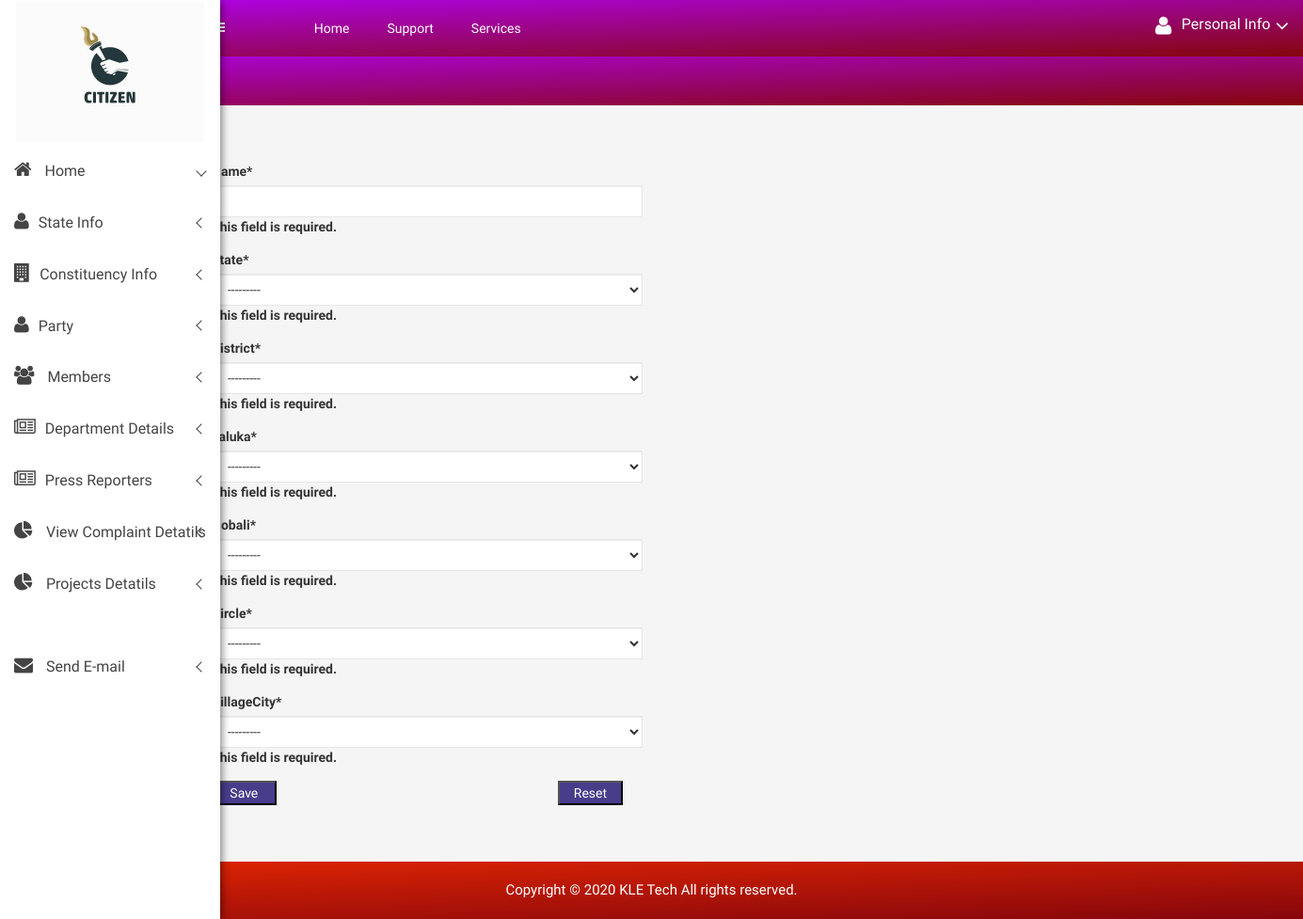
/citizen/policestationcreate/, run on an earlier commit of the app's database.
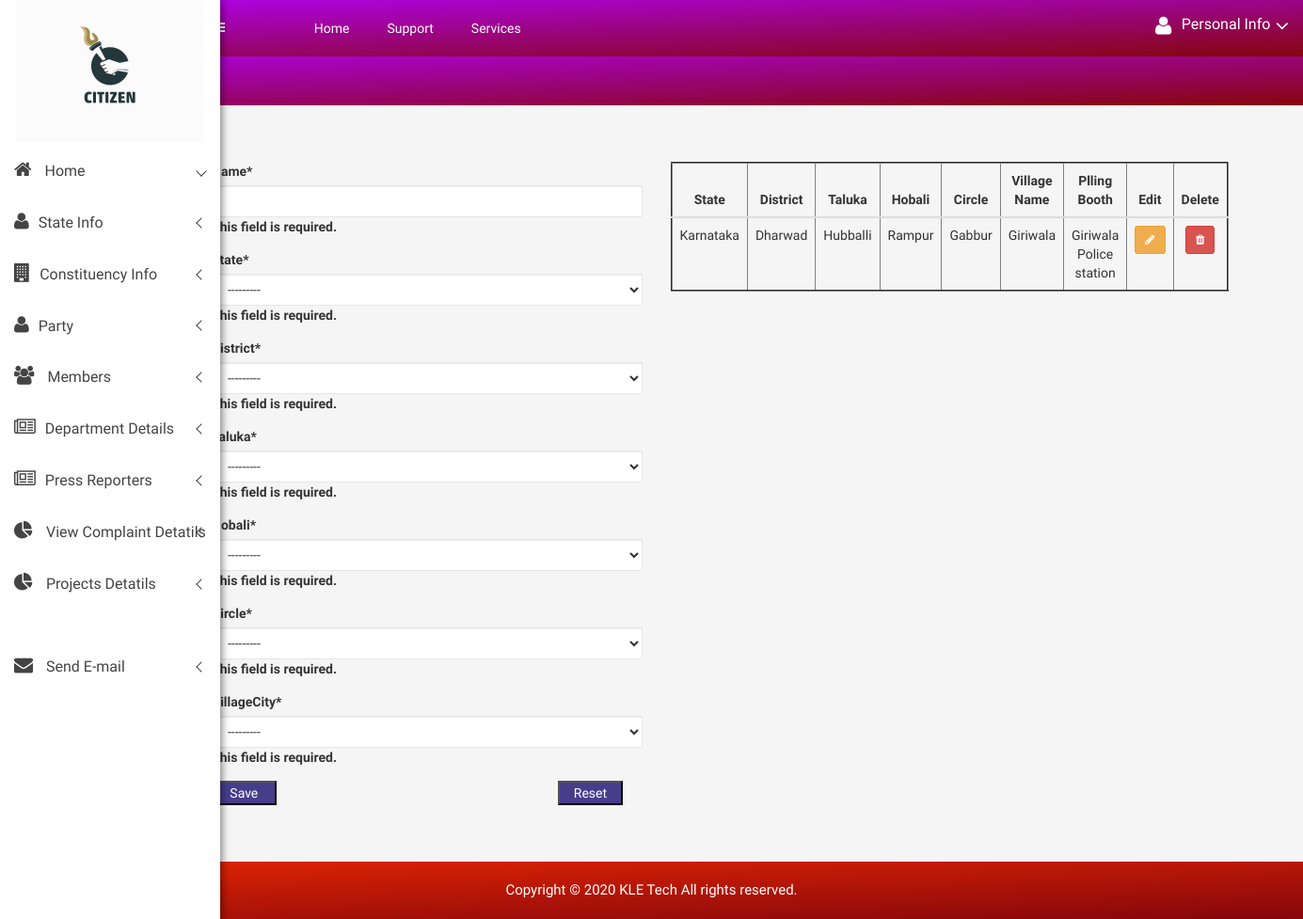
And on a later commit of the database.
### citizen/models.py (models this page shows, shortened)
class State(models.Model):
    Code = models.CharField(max_length=200)
    State = models.CharField(max_length=200, )
    def __str__(self):
        return self.State

class PoliceStation(models.Model):
    Name = models.CharField(max_length=200)
    State = models.ForeignKey('State', on_delete=models.CASCADE)
    District = models.ForeignKey('District', on_delete=models.CASCADE)
    Taluka = models.ForeignKey('Taluka', on_delete=models.CASCADE)
    Hobali = models.ForeignKey('Hobali', on_delete=models.CASCADE)
    VillageCity = models.ForeignKey('VillageCity', on_delete=models.CASCADE)
    Circle = models.ForeignKey(Circle, on_delete=models.CASCADE)

class District(models.Model):
    Code = models.CharField(max_length=200)
    Name = models.CharField(max_length=200)
    State = models.ForeignKey('State', on_delete=models.CASCADE)
    def __str__(self):
        return self.Name

class Taluka(models.Model):
    State = models.ForeignKey('State', on_delete=models.SET_NULL, null=True)
    District = models.ForeignKey('District', on_delete=models.SET_NULL, null=True)
    Code = models.CharField(max_length=200)
    Name = models.CharField(max_length=200)
    def __str__(self):
        return self.Name

class Hobali(models.Model):
    Name = models.CharField(max_length=200)
    State = models.ForeignKey('State', on_delete=models.CASCADE)
    District = models.ForeignKey('District', on_delete=models.CASCADE)
    Taluka = models.ForeignKey('Taluka', on_delete=models.CASCADE)
    def __str__(self):
        return self.Name

class Circle(models.Model):
    State = models.ForeignKey('State', on_delete=models.CASCADE)
    District = models.ForeignKey('District', on_delete=models.CASCADE)
    Taluka = models.ForeignKey('Taluka', on_delete=models.CASCADE)
    Hobali = models.ForeignKey('Hobali', on_delete=models.CASCADE)
    Name = models.CharField(max_length=200)
    def __str__(self):
        return self.Name

class VillageCity(models.Model):
    Name = models.CharField(max_length=200)
    Pincode = models.IntegerField()
    State = models.ForeignKey('State', on_delete=models.CASCADE)
    District = models.ForeignKey('District', on_delete=models.CASCADE)
    Taluka = models.ForeignKey('Taluka', on_delete=models.CASCADE)
    Hobali = models.ForeignKey('Hobali', on_delete=models.CASCADE)
    Circle = models.ForeignKey('Circle', on_delete=models.CASCADE)

### citizen/views.py (the view)
# urls.py: path('policestationcreate/', views.policestationcreate, name='policestationcreate'),
def policestationcreate(request):
    form = PoliceStationForms(request.POST)
    if form.is_valid():
        form.save()
        return redirect('citizen:policestationcreate')
    return render(request, 'citizen/PoliceStation_form.html',
                  {'form': form, 'policestation': PoliceStation.objects.all().order_by('Name')})

### citizen/templates/citizen/PoliceStation_form.html (shortened to what this page needs)
{% extends 'citizen/base.html' %}
    {% load static %}
{% block body %}
 {% include "citizen/sidebar.html" %}
 <div class="all-content-wrapper">
        <div class="container-fluid">
            <div class="row">
                <div class="col-lg-12 col-md-12 col-sm-12 col-xs-12">
                    <div class="logo-pro">
                        <a href="index.html"><img class="main-logo" src="img/logo/logo.png" alt="" /></a>
                    </div>
                </div>
            </div>
        </div>
        <div class="header-advance-area">
            <div class="header-top-area">
                <div class="container-fluid">
                    <div class="row">
                        <div class="col-lg-12 col-md-12 col-sm-12 col-xs-12">
                            <div class="header-top-wraper">
                                <div class="row">
                                    <div class="col-lg-1 col-md-0 col-sm-1 col-xs-12">
                                        <div class="menu-switcher-pro">
                                            <button type="button" id="sidebarCollapse" class="btn bar-button-pro header-drl-controller-btn btn-info navbar-btn">
												</button>
                                        </div>
                                    </div>
                        <div class="col-lg-6 col-md-7 col-sm-6 col-xs-12">
                                        <div class="header-top-menu tabl-d-n">
                                            <ul class="nav navbar-nav mai-top-nav">
                                                <li class="nav-item"><a href="{% url 'citizen:admin_index' %}" class="nav-link">Home</a>
                                                </li>
                                                <li class="nav-item"><a href="{% url 'citizen:admin_index' %}" class="nav-link">Support</a>
                                                </li>
                                                <li class="nav-item"><a href="#" class="nav-link">Services</a>
                                                </li>
                                            </ul>
                                        </div>
                                    </div>
                                    <div class="col-lg-5 col-md-5 col-sm-12 col-xs-12">
                                        <div class="header-right-info">
                                            <ul class="nav navbar-nav mai-top-nav header-right-menu">
                                                <li class="nav-item">
                                                <li class="nav-item">
                                                    <a href="#" data-toggle="dropdown" role="button" aria-expanded="false" class="nav-link dropdown-toggle">
															<i class="fa fa-user adminpro-user-rounded header-riht-inf" aria-hidden="true"></i>
															<span class="admin-name">Personal Info</span>
															<i class="fa fa-angle-down adminpro-icon adminpro-down-arrow"></i>
														</a>
                                        </div>
                                    </div>
                                </div>
                            </div>
                        </div>
                    </div>
                </div>
            </div>
            <div class="breadcome-area">
                <div class="container-fluid">
                    <div class="row">
                        <div class="col-lg-12 col-md-12 col-sm-12 col-xs-12">
                            <div class="breadcome-list single-page-breadcome">
                                <div class="row">
                                    <div class="col-lg-6 col-md-6 col-sm-6 col-xs-6">
                                    </div>
                                </div>
                            </div>
                        </div>
                    </div>
                </div>
            </div>
        </div>
<br>
<br>
<br>
<div class="container">
    {% load crispy_forms_tags %}
    <div class = "row">
        <div class="col-lg-5">
            <form method="post" id="PoliceStationForms" data-District-url="{% url 'citizen:ajax_load_Village' %}"  novalidate>
    <table>
     {{form|crispy}}
    </table>
    <button class="button" type="submit"  style="width:15%;background:darkslateblue;color:white;">Save</button>&emsp;&emsp;&emsp;&emsp;&emsp;&emsp;&emsp;&emsp; &emsp;&emsp;&emsp;&emsp; &emsp;&emsp;&emsp;&emsp; &emsp;&emsp;&emsp;&emsp;
                 <button class="button1" type="reset" value="Reset" style="width:15%;background:darkslateblue;color:white;">Reset</button>
  </form>
        </div>
        <div class = "col-lg-6">
            {% if policestation %}
 <table class="table"  style="width:100%;" border="2" id="table" data-toggle="table" data-pagination="true" data-search="true" data-show-columns="true"
                    data-show-pagination-switch="true" data-show-refresh="true" data-key-events="true"
                    data-show-toggle="true" data-resizable="true" data-cookie="true"
                                            data-cookie-id-table="saveId" data-show-export="true"
                    data-click-to-select="true" data-toolbar="#toolbar" >
     <thead>
         <th><center>State</center></th>
         <th><center>District</center></th>
         <th><center>Taluka</center></th>
         <th><center>Hobali</center></th>
         <th><center>Circle</center></th>
         <th><center>Village Name</center></th>
         <th><center>Plling Booth</center></th>
         <th><center>Edit</center></th>
         <th><center>Delete</center></th>
     </thead>
     <tbody id="myTable">
     {% for i in  policestation %}
     <tr>
          <td><center>{{i.State.State}}</center></td>
         <td><center>{{i.District.Name}}</center></td>
         <td><center>{{i.Taluka.Name}}</center></td>
         <td><center>{{i.Hobali.Name}}</center></td>
          <td><center>{{i.Circle.Name}}</center></td>
         <td><center>{{i.VillageCity.Name}}</center></td>
          <td><center>{{i.Name}}</center></td>
         <td><center>
             <a class="btn btn-sm btn-warning"  href="#">
                 <i class="fa fa-pencil" ></i>
             </a></center>
         </td>
         <td><center>
              <a class="btn btn-sm btn-danger" href="/delete_policestation/{{i.id}}">
                 <i class="fa fa-trash"></i>
             </a></center>
         </td>
     </tr>
     {% endfor %}
     </tbody>
 </table>
            {% endif %}
        </div>
    </div>
</div>
</div>
<br>
<br>
<br>
     <div class="footer-copyright-area">
            <div class="container-fluid">
                <div class="row">
                    <div class="col-lg-12">
                        <div class="footer-copy-right">
                            <p>Copyright © 2020 <a href="https://www.kletech.ac.in">KLE Tech</a> All rights reserved.</p>
                        </div>
                    </div>
                </div>
            </div>
        </div>
{% endblock %}

### citizen/templates/citizen/base.html (shortened to what this page needs)
<!doctype html>
<html class="no-js" lang="en">
{% load static %}
<head>
    {% block head %}
    <link rel="stylesheet" href="{% static '/css/bootstrap.min.css' %}">
    <link rel="stylesheet" href="{% static '/css/font-awesome.min.css' %}">
    <link rel="stylesheet" href="{% static '/css/owl.carousel.css' %}">
    <link rel="stylesheet" href="{% static '/css/owl.theme.css' %}">
    <link rel="stylesheet" href="{% static '/css/owl.transitions.css' %}">
    <link rel="stylesheet" href="{% static '/css/animate.css' %}">
    <link rel="stylesheet" href="{% static '/css/normalize.css' %}">
    <link rel="stylesheet" href="{% static '/css/meanmenu.min.css' %}">
    <link rel="stylesheet" href="{% static '/css/main.css' %}">
    <link rel="stylesheet" href="{% static '/css/morrisjs/morris.css' %}">
    <link rel="stylesheet" href="{% static '/css/scrollbar/jquery.mCustomScrollbar.min.css' %}">
    <link rel="stylesheet" href="{% static '/css/metisMenu/metisMenu.min.css' %}">
    <link rel="stylesheet" href="{% static '/css/metisMenu/metisMenu-vertical.css' %}">
    <link rel="stylesheet" href="{% static '/css/calendar/fullcalendar.min.css' %}">
    <link rel="stylesheet" href="{% static '/css/calendar/fullcalendar.print.min.css' %}">
    <link rel="stylesheet" href="{% static '/style.css' %}">
    <link rel="stylesheet" href="{% static '/css/responsive.css' %}">
    {% endblock %}
</head>
<body>
{% block body %}{% endblock %}
</body>
</html>

### citizen/templates/citizen/sidebar.html (shortened to what this page needs)
{% load static %}
<div class="left-sidebar-pro">
        <nav id="sidebar" class="">
            <div class="sidebar-header">
                <a href="{% static 'index.html' %}"><img class="main-logo" src="{% static  'citi.jpg' %} " style="width:200px;" alt="" /></a>
            </div>
            <div class="left-custom-menu-adp-wrap comment-scrollbar">
                <nav class="sidebar-nav left-sidebar-menu-pro">
                    <ul class="metismenu" id="menu1">
                        <li class="active">
                            <a class="has-arrow" href="{% url 'citizen:admin_index' %}">
								   <i class="fa big-icon fa-home icon-wrap"></i>
								   <span class="mini-click-non">Home</span>
								</a>
                        </li>
                        <li><div class="dropdown">
                            <a class="has-arrow"  aria-expanded="false">
                                <i class="fa big-icon fa-user icon-wrap"></i>State Info</a>
</div>
                        </li>
                         <li><div class="dropdown">
                            <a class="has-arrow"  aria-expanded="false">
                                <i class="fa big-icon fa-building icon-wrap"></i>Constituency Info</a>
</div>
                         </li>
 <li><div class="dropdown">
                            <a class="has-arrow"  aria-expanded="false">
                                <i class="fa big-icon fa-user icon-wrap"></i>Party </a>
</div>
                        </li>
                        <li><div class="dropdown">
                            <a class="has-arrow"  aria-expanded="false">
                                <i class="fa big-icon fa-users icon-wrap"></i> Members </a>
</div>
                        </li>
                        <li><div class="dropdown">
                            <a class="has-arrow"  aria-expanded="false">
                                <i class="fa big-icon fa-newspaper-o icon-wrap"></i>Department Details  </a>
</div>
                        </li>
<li><div class="dropdown">
                            <a class="has-arrow"  aria-expanded="false">
                                <i class="fa big-icon fa-newspaper-o icon-wrap"></i>Press Reporters  </a>
</div>
                        </li>
<li>
                            <a class="has-arrow" href="{% url 'citizen:complaints' %}" aria-expanded="false"><i class="fa big-icon fa-pie-chart icon-wrap"></i> <span class="mini-click-non">View Complaint Detatils</span></a>
                        </li>
                        <li>
                            <a class="has-arrow" href="{% url 'citizen:create_project' %}" aria-expanded="false"><i class="fa big-icon fa-pie-chart icon-wrap"></i> <span class="mini-click-non">Projects Detatils</span></a>
                        </li>
                         <li>
                             <div class="space">
                            <a1 class="has-ar" href="#" ></a1>
                             </div>
                        </li>
                         <li>
                            <a class="has-arrow" href="{% url 'citizen:HomePage' %}" aria-expanded="false"><i class="fa big-icon fa-envelope icon-wrap"></i> <span class="mini-click-non">Send E-mail</span></a>
                        </li>
                    </ul>
                </nav>
            </div>
        </nav>
    </div>

What changed in the data, as far as the page shows it:
added PoliceStation: State.State "Karnataka", District.Name "Dharwad", Taluka.Name "Hubballi", Hobali.Name "Rampur", Circle.Name "Gabbur", VillageCity.Name "Giriwala", Name "Giriwala Police station"
Also different on the page:
text now shown: "State District Taluka Hobali Circle Village Name Plling Booth Edit Delete"
